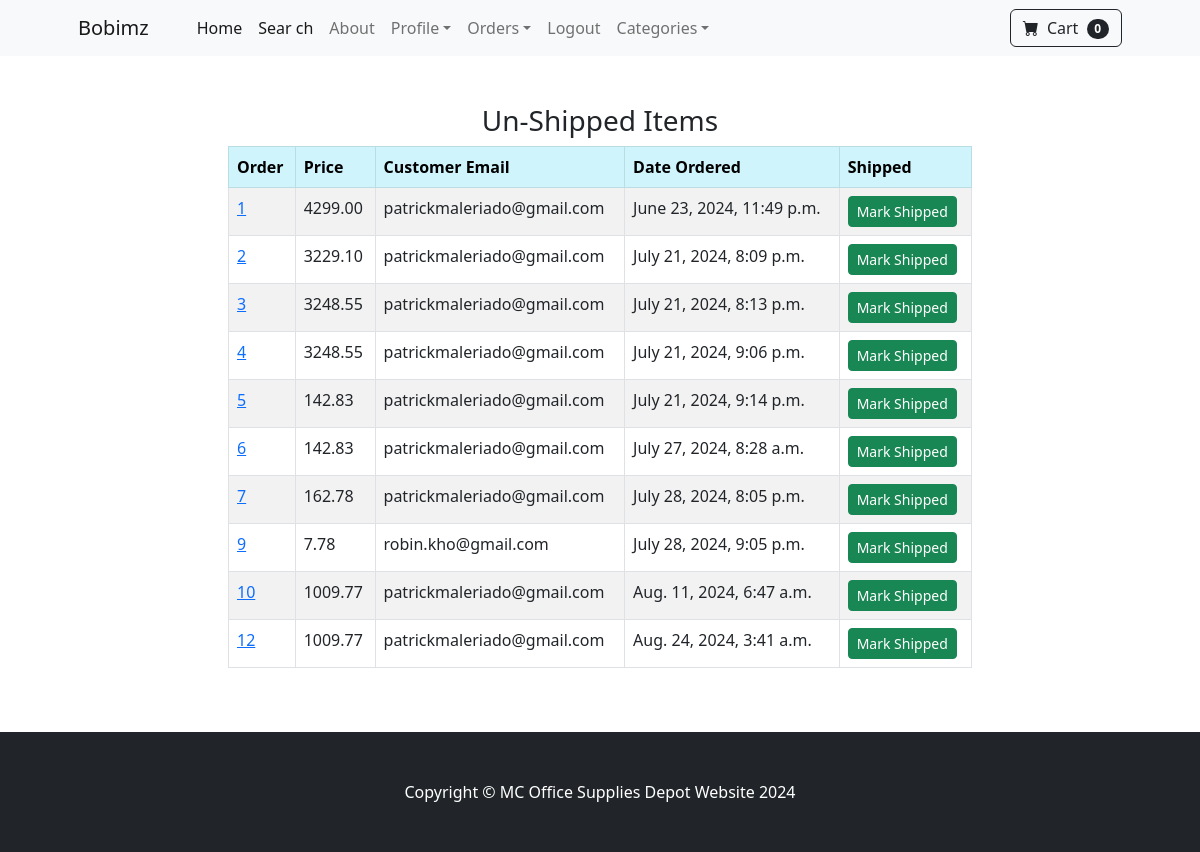
/paymentapp/not_shipped_dash (signed in), run on the app's committed database.
### paymentapp/models.py (models this page shows, shortened)
class Order(models.Model):
	user = models.ForeignKey(User, on_delete=models.CASCADE, null=True, blank=True)
	full_name = models.CharField(max_length=250)
	email = models.EmailField(max_length=250)
	shipping_address = models.TextField(max_length=15000)
	amount_paid = models.DecimalField(max_digits=7, decimal_places=2)
	date_ordered = models.DateTimeField(auto_now_add=True)
	shipped = models.BooleanField(default=False)
	date_shipped = models.DateTimeField(blank=True, null=True)

### paymentapp/views.py (the view, shortened to what this page needs)
# urls.py: path('not_shipped_dash', views.not_shipped_dash, name='not_shipped_dash'),
def not_shipped_dash(request):
	if request.user.is_authenticated and request.user.is_superuser:
		orders = Order.objects.filter(shipped=False)
		return render(request, "paymenttemplates/not_shipped_dash.html", {"orders": orders})
	else:
		messages.success(request, "Access denied")
		return redirect('home')

### cartapp/cart.py (called while the page is built)
    def __len__(self):
        return len(self.cart) # len() is a function that will count the lenght in the cart

### cartapp/context_processors.py (called while the page is built)
def cart(request):
    return {'cart': Cart(request)} # capital C as in Cart(request) because from import Cart above

### paymentapp/templates/paymenttemplates/not_shipped_dash.html (shortened to what this page needs)
{% extends 'base.html' %}
{% block content %}
<div class="container">
    <div class="row">
        <center>
            <div class="col-8">
                <br/>
                <br/>
                <h3>Un-Shipped Items</h3>
                <table class="table table-striped table-hover table-bordered">
                  <thead class="table-info">
                    <tr>
                      <th scope="col">Order</th>
                      <th scope="col">Price</th>
                      <th scope="col">Customer Email</th>
                      <th scope="col">Date Ordered</th>
                      <th scope="col">Shipped</th>
                    </tr>
                  </thead>
                  <tbody>
                    {% for item in orders %}
                    <tr>
                      <td><a href="{% url 'orders' item.id %}">{{ item.id }}</a></td>
                      <td>{{ item.amount_paid }}</td>
                      <td>{{ item.email }}</td>
                      <td>{{ item.date_ordered }}</td>
                      <td>
                        <form method="POST">
                            <button type="Submit" class="btn btn-success btn-sm">Mark Shipped</button>
                        </form>
                      </td>
                    </tr>
                    {% endfor %}
                  </tbody>
                </table>
                <br/>
                <br/>
            </div>
        </center>
    </div>
</div>
{% endblock %}

### data on the page
Order: id "1", amount_paid "4299.00", email "patrickmaleriado@gmail.com", date_ordered "June 23, 2024, 11:49 p.m."
Order: id "2", amount_paid "3229.10", email "patrickmaleriado@gmail.com", date_ordered "July 21, 2024, 8:09 p.m."
Order: id "3", amount_paid "3248.55", email "patrickmaleriado@gmail.com", date_ordered "July 21, 2024, 8:13 p.m."
Order: id "4", amount_paid "3248.55", email "patrickmaleriado@gmail.com", date_ordered "July 21, 2024, 9:06 p.m."
Order: id "5", amount_paid "142.83", email "patrickmaleriado@gmail.com", date_ordered "July 21, 2024, 9:14 p.m."
Order: id "6", amount_paid "142.83", email "patrickmaleriado@gmail.com", date_ordered "July 27, 2024, 8:28 a.m."
Order: id "7", amount_paid "162.78", email "patrickmaleriado@gmail.com", date_ordered "July 28, 2024, 8:05 p.m."
Order: id "9", amount_paid "7.78", email "robin.kho@gmail.com", date_ordered "July 28, 2024, 9:05 p.m."
Order: id "10", amount_paid "1009.77", email "patrickmaleriado@gmail.com", date_ordered "Aug. 11, 2024, 6:47 a.m."
Order: id "12", amount_paid "1009.77", email "patrickmaleriado@gmail.com", date_ordered "Aug. 24, 2024, 3:41 a.m."

### other printed values
{{ cart|length }} "0"
